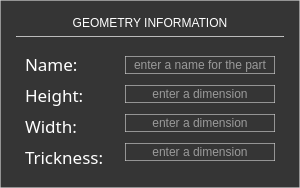
                     <widget class="QFrame" name="frame_45">
                      <property name="maximumSize">
                       <size>
                        <width>16777215</width>
                        <height>250</height>
                       </size>
                      </property>
                      <property name="styleSheet">
                       <string notr="true">background-color: rgb(53, 53, 53);
border: 1px solid rgba(214, 214, 214, 150);
color: rgb(255, 255, 255);</string>
                      </property>
                      <property name="frameShape">
                       <enum>QFrame::Shape::StyledPanel</enum>
                      </property>
                      <property name="frameShadow">
                       <enum>QFrame::Shadow::Raised</enum>
                      </property>
                      <layout class="QGridLayout" name="gridLayout_6">
                       <property name="leftMargin">
                        <number>15</number>
                       </property>
                       <property name="topMargin">
                        <number>15</number>
                       </property>
                       <property name="rightMargin">
                        <number>15</number>
                       </property>
                       <property name="bottomMargin">
                        <number>9</number>
                       </property>
                       <item row="0" column="0">
                        <widget class="QLabel" name="label_43">
                         <property name="maximumSize">
                          <size>
                           <width>16777215</width>
                           <height>20</height>
                          </size>
                         </property>
                         <property name="styleSheet">
                          <string notr="true">border: 0px solid rgba(214, 214, 214, 150);</string>
                         </property>
                         <property name="text">
                          <string>GEOMETRY INFORMATION</string>
                         </property>
                         <property name="alignment">
                          <set>Qt::AlignmentFlag::AlignCenter</set>
                         </property>
                        </widget>
                       </item>
                       <item row="1" column="0">
                        <widget class="Line" name="line_9">
                         <property name="maximumSize">
                          <size>
                           <width>16777215</width>
                           <height>1</height>
                          </size>
                         </property>
                         <property name="orientation">
                          <enum>Qt::Orientation::Horizontal</enum>
                         </property>
                        </widget>
                       </item>
                       <item row="2" column="0">
                        <widget class="QFrame" name="frame_46">
                         <property name="maximumSize">
                          <size>
                           <width>16777215</width>
                           <height>180</height>
                          </size>
                         </property>
                         <property name="styleSheet">
                          <string notr="true">border: 0px solid;</string>
                         </property>
                         <property name="frameShape">
                          <enum>QFrame::Shape::StyledPanel</enum>
                         </property>
                         <property name="frameShadow">
                          <enum>QFrame::Shadow::Raised</enum>
                         </property>
                         <layout class="QHBoxLayout" name="horizontalLayout_13">
                          <property name="spacing">
                           <number>20</number>
                          </property>
                          <item>
                           <widget class="QFrame" name="frame_47">
                            <property name="minimumSize">
                             <size>
                              <width>80</width>
                              <height>0</height>
                             </size>
                            </property>
                            <property name="styleSheet">
                             <string notr="true">border: 0px;</string>
                            </property>
                            <property name="frameShape">
                             <enum>QFrame::Shape::StyledPanel</enum>
                            </property>
                            <property name="frameShadow">
                             <enum>QFrame::Shadow::Raised</enum>
                            </property>
                            <layout class="QVBoxLayout" name="verticalLayout_9">
                             <property name="spacing">
                              <number>7</number>
                             </property>
                             <property name="leftMargin">
                              <number>0</number>
                             </property>
                             <property name="topMargin">
                              <number>0</number>
                             </property>
                             <property name="rightMargin">
                              <number>0</number>
                             </property>
                             <property name="bottomMargin">
                              <number>0</number>
                             </property>
                             <item>
                              <widget class="QLabel" name="label_48">
                               <property name="font">
                                <font>
                                 <family>Yu Gothic UI Semilight</family>
                                 <pointsize>13</pointsize>
                                </font>
                               </property>
                               <property name="styleSheet">
                                <string notr="true">color: rgb(255, 255, 255);
border: 0px;</string>
                               </property>
                               <property name="text">
                                <string>Name:</string>
                               </property>
                              </widget>
                             </item>
                             <item>
                              <widget class="QLabel" name="label_49">
                               <property name="font">
                                <font>
                                 <family>Yu Gothic UI Semilight</family>
                                 <pointsize>13</pointsize>
                                </font>
                               </property>
                               <property name="styleSheet">
                                <string notr="true">color: rgb(255, 255, 255);
border: 0px;</string>
                               </property>
                               <property name="text">
                                <string>Height:</string>
                               </property>
                              </widget>
                             </item>
                             <item>
                              <widget class="QLabel" name="label_50">
                               <property name="font">
                                <font>
                                 <family>Yu Gothic UI Semilight</family>
                                 <pointsize>13</pointsize>
                                </font>
                               </property>
                               <property name="styleSheet">
                                <string notr="true">color: rgb(255, 255, 255);
border: 0px;</string>
                               </property>
                               <property name="text">
                                <string>Width:</string>
                               </property>
                              </widget>
                             </item>
                             <item>
                              <widget class="QLabel" name="label_51">
                               <property name="font">
                                <font>
                                 <family>Yu Gothic UI Semilight</family>
                                 <pointsize>13</pointsize>
                                </font>
                               </property>
                               <property name="styleSheet">
                                <string notr="true">color: rgb(255, 255, 255);
border: 0px;</string>
                               </property>
                               <property name="text">
                                <string>Trickness:</string>
                               </property>
                              </widget>
                             </item>
                            </layout>
                           </widget>
                          </item>
                          <item>
                           <widget class="QFrame" name="frame_48">
                            <property name="minimumSize">
                             <size>
                              <width>150</width>
                              <height>0</height>
                             </size>
                            </property>
                            <property name="styleSheet">
                             <string notr="true">QFrame{
border: 0px solid rgba(214, 214, 214, 150);
}

QLineEdit{
border: 1px solid rgba(214, 214, 214, 150);
color: rgb(255, 255, 255);
}</string>
                            </property>
                            <property name="frameShape">
                             <enum>QFrame::Shape::StyledPanel</enum>
                            </property>
                            <property name="frameShadow">
                             <enum>QFrame::Shadow::Raised</enum>
                            </property>
                            <layout class="QVBoxLayout" name="verticalLayout_30">
                             <property name="spacing">
                              <number>7</number>
                             </property>
                             <property name="leftMargin">
                              <number>0</number>
                             </property>
                             <property name="topMargin">
                              <number>0</number>
                             </property>
                             <property name="rightMargin">
                              <number>0</number>
                             </property>
                             <property name="bottomMargin">
                              <number>0</number>
                             </property>
                             <item>
                              <widget class="QLineEdit" name="lineEdit_32">
                               <property name="text">
                                <string/>
                               </property>
                               <property name="alignment">
                                <set>Qt::AlignmentFlag::AlignCenter</set>
                               </property>
                               <property name="placeholderText">
                                <string>enter a name for the part</string>
                               </property>
                              </widget>
                             </item>
                             <item>
                              <widget class="QLineEdit" name="lineEdit_37">
                               <property name="text">
                                <string/>
                               </property>
                               <property name="alignment">
                                <set>Qt::AlignmentFlag::AlignCenter</set>
                               </property>
                               <property name="placeholderText">
                                <string>enter a dimension</string>
                               </property>
                              </widget>
                             </item>
                             <item>
                              <widget class="QLineEdit" name="lineEdit_38">
                               <property name="text">
                                <string/>
                               </property>
                               <property name="alignment">
                                <set>Qt::AlignmentFlag::AlignCenter</set>
                               </property>
                               <property name="placeholderText">
                                <string>enter a dimension</string>
                               </property>
                              </widget>
                             </item>
                             <item>
                              <widget class="QLineEdit" name="lineEdit_39">
                               <property name="text">
                                <string/>
                               </property>
                               <property name="alignment">
                                <set>Qt::AlignmentFlag::AlignCenter</set>
                               </property>
                               <property name="placeholderText">
                                <string>enter a dimension</string>
                               </property>
                              </widget>
                             </item>
                            </layout>
                           </widget>
                          </item>
                         </layout>
                        </widget>
                       </item>
                      </layout>
                     </widget>
